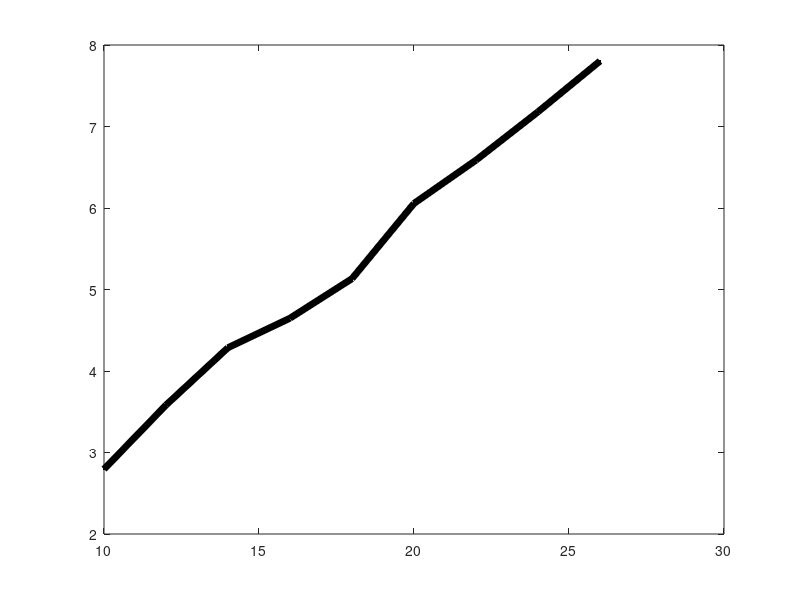

MATLAB code for this plot:
u =(10:2:26);
i =[0.065 0.081 0.099 0.117 0.137 0.156 0.177 0.200 0.220];
v1=[2.795 3.582 4.286 4.648 5.133 6.056 6.587 7.180 7.803];
r=0.5*103.84*10^(-3);
s=pi*r*r;
rho=1.185;
p0=u.*i
p1=0.5.*rho.*s.*(v1.^3)
ita=p1./p0

uv=plot(u, v1, '.-k');
set(uv, 'LineWidth', 5);
